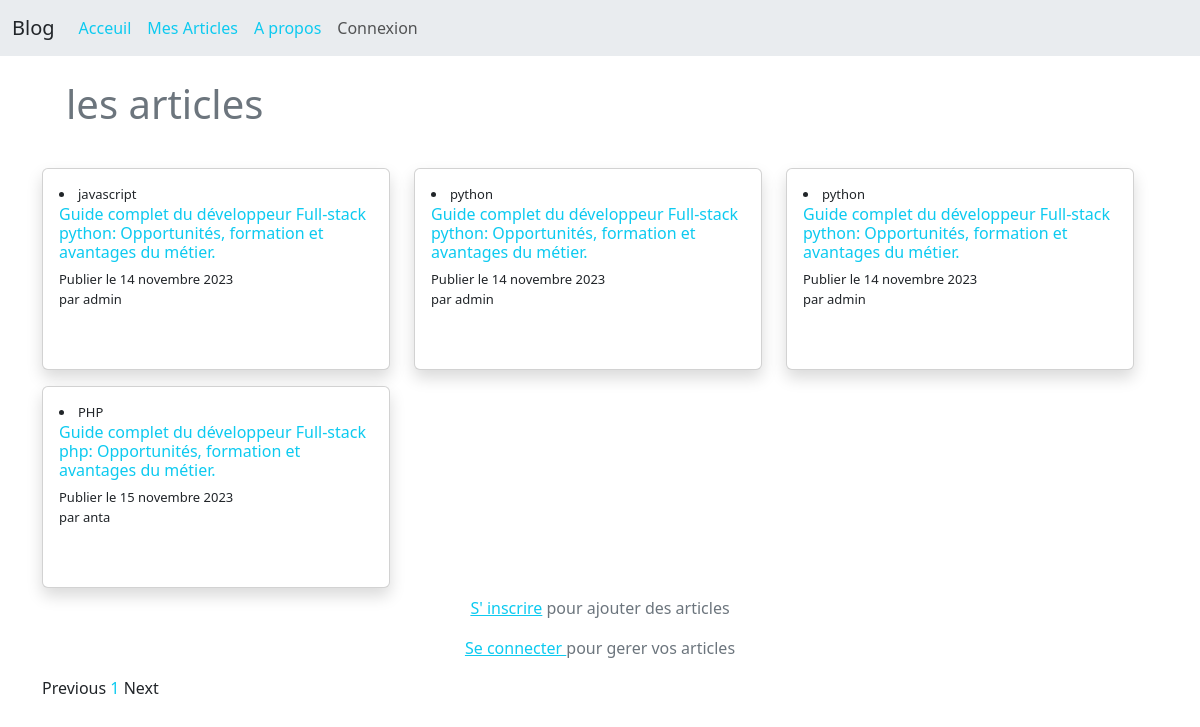
Before: /?page=2 with the older database file.
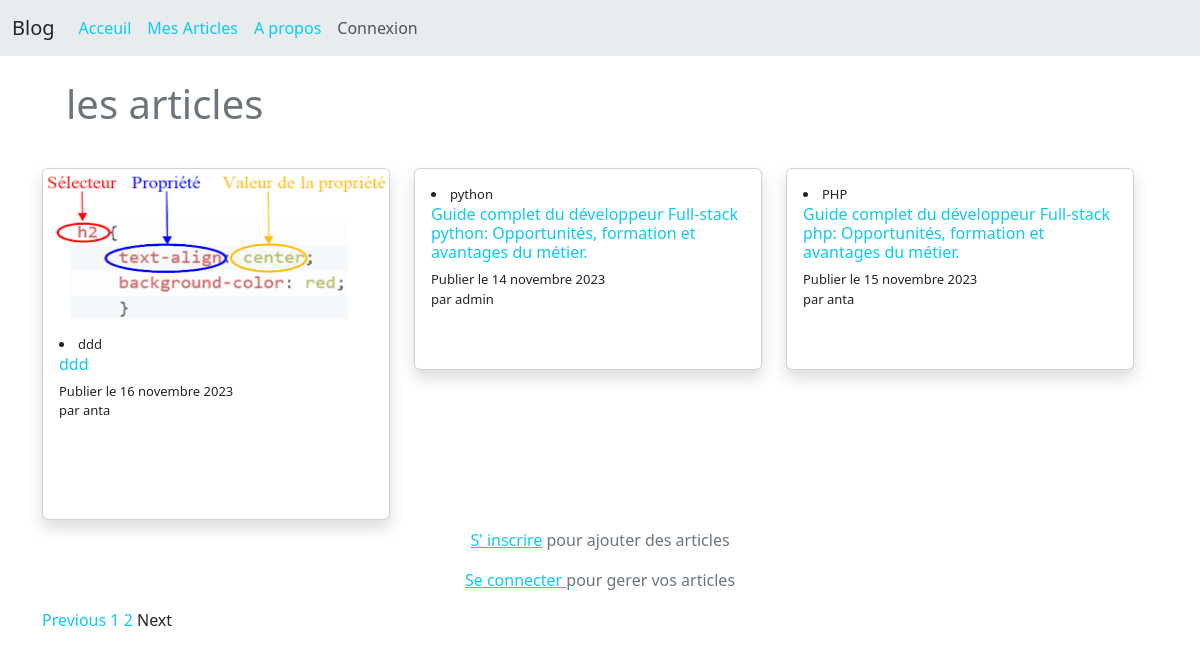
After: the same page with the newer database file.
### articles/models.py (models this page shows, shortened)
class Article (models.Model):
    image = models.ImageField(null=True, blank=True, upload_to='images/')
    title = models.CharField( max_length=150)
    summary = models.CharField( max_length=500)
    content = RichTextField(blank=True)
    author = models.ForeignKey(User, on_delete=models.CASCADE)
    creation_date = models.DateField(auto_now_add=True)
    last_update = models.DateField(auto_now=True)
    archive = models.BooleanField(default=False)
    class Meta:
        ordering = ['-creation_date']

### articles/views.py (the view)
# urls.py: path('',home, name='index'),
def home(request):
    object_list = Article.objects.filter(archive=False).order_by('-last_update')
    page_num = request.GET.get('page', 1)
    paginator = Paginator(object_list, 10) # 10 articles / page
    try:
        page_obj = paginator.page(page_num)
    except PageNotAnInteger:
        page_obj = paginator.page(1)
    except EmptyPage:
        page_obj = paginator.page(paginator.num_pages)
    return render(request, 'pages/index.html', {'page_obj': page_obj})

### templates/pages/index.html (shortened to what this page needs)
{% extends "base.html" %}
{% block contenu %}
<div class="row  ">
    <div class=" col m-4">
            <h1 class="h1 text-secondary"> les articles </h1>
    </div>
  {% if page_obj  %}
  <div class="row">
  {% for  article in page_obj %}
            <div class="col-lg-4 col-xs-1 col-sm-6 my-2" >
                <a href="{% url 'details' article.id %}" style="text-decoration:none ;font-size: small;" >
                    <div class="card shadow "  >
                      {% if  article.image %}
                      <img class="card-img-top" src="{{ article.image.url}}" alt="Card image cap" style="height:150px ;">
                      {% endif %}
                        <div class="card-body  overflow-auto " style="height: 200px;">
                            <li class="card-text ">{{article.title}}</li>
                            <p class=" h6 card-title text-info">{{article.summary}}</p>
                            <p class="card-text" >Publier  le {{article.creation_date}} <br>par {{article.author}}</p>
                        </div>
                    </div>
                </a>
            </div>
    {% endfor %}
</div>
  {% endif %}
  <div>
    {% if request.user.is_authenticated %}
          <div class="d-flex justify-content-center">
            <p class="alert alert-info  text-center">{{request.user}}
              connecté</p>
          </div>
      {%else%}
    <div class=" text-center  ">
      <p class=" text-secondary"><a class="text-info" href="{% url 'register'%}">S' inscrire</a>  pour ajouter des articles</p>
       <p class=" text-secondary"><a class="text-info" href="{% url 'login'%}"> Se connecter </a> pour gerer vos articles</p>
    </div>
    {% endif %}
    {% include "partials/pagination.html" %}
  </div>
</div>
{% endblock contenu %}

Changed rows visible on the page:
no longer on this page (row edited): Article: title "javascript", summary "Guide complet du développeur Full-stack python: Opportunités, formation et avantages du métier.", creation_date "14 novembre 2023", author "admin"
no longer on this page (row edited): Article: title "python", summary "Guide complet du développeur Full-stack python: Opportunités, formation et avantages du métier.", creation_date "14 novembre 2023", author "admin"
added Article: image (picture), title "ddd", summary "ddd", creation_date "16 novembre 2023", author "anta"
Other visible differences:
list line gone: "1"
new list line: "1"
new list line: "2"
